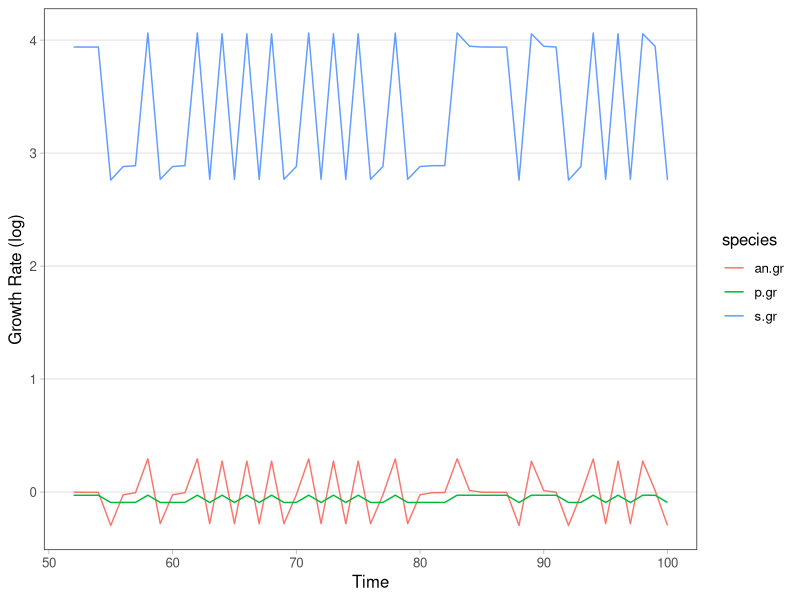
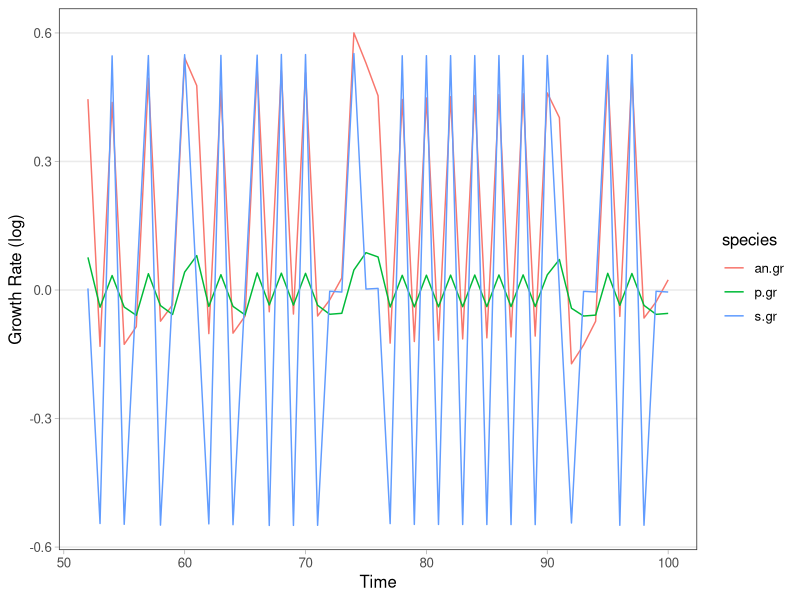

Source code (R) for these figures, in order:
## ---- chunk 1
knitr::opts_chunk$set(echo = TRUE)
library(tidyverse)

## Personal ggplot theme
theme_cw <- function () { 
  theme_bw(base_size=12) %+replace% 
    theme(
      panel.background = element_blank(), 
      plot.background = element_blank(), 
      axis.ticks = element_line(colour = "grey70", size = rel(0.5)),
      panel.grid.minor = element_blank(), 
      panel.grid.major.x = element_blank(),
      legend.background = element_blank(), 
      legend.key = element_blank(),
      strip.background = element_blank(), 
      #  strip.text=element_text(size=12),
      #  axis.text=element_text(size=12),
      complete = TRUE
    )
}
## ---- chunk 2
# main parameters
pars <- read.csv('model_parameters_perennials.csv') %>%
  mutate(seed.surv = NULL)

# adding average values to the parameter df
an.means <- pars %>%
  filter(species == 'an') %>% 
  select(a.an, a.s, a.p, lambda, seed.germ) %>%
  colMeans()
s.means <- pars %>%
  filter(species == 's') %>% 
  select(a.an, a.s, a.p, seed.germ, stem.surv) %>%
  colMeans()
p.means <- pars %>%
  filter(species == 'p') %>%
  select(a.an, a.s, a.p, lambda, stem.surv) %>%
  colMeans()

pars <- pars %>%
  add_row(treatment = 'average', species = 'an', 
          a.an = an.means['a.an'], a.s = an.means['a.s'], a.p = an.means['a.p'],
          lambda = an.means['lambda'], seed.germ = an.means['seed.germ'], 
          stem.surv = NA) %>%
  add_row(treatment = 'average', species = 's', 
          a.an = s.means['a.an'], a.s = s.means['a.s'], a.p = s.means['a.p'],
          lambda = NA, seed.germ = s.means['seed.germ'], 
          stem.surv = s.means['stem.surv']) %>%
  add_row(treatment = 'average', species = 'p', 
          a.an = p.means['a.an'], a.s = p.means['a.s'], a.p = p.means['a.p'],
          lambda = p.means['lambda'], seed.germ = NA, 
          stem.surv = p.means['stem.surv'])

## ---- chunk 3
pop_interactions <- function(N0, param){
  pars.s <- param %>% filter(species == 's')
  pars.p <- param %>% filter(species == 'p')
  pars.an <- param %>% filter(species == 'an')
  
  n.s <- N0$p*pars.p$lambda /
    (1 + pars.p$a.an * pars.an$seed.germ * N0$an +
       pars.p$a.s * pars.s$seed.germ * N0$s +
       pars.p$a.p * N0$p)
  
  n.p <- N0$p * pars.p$stem.surv +
    (N0$s * pars.s$seed.germ * pars.s$stem.surv) /
    (1 + pars.s$a.an * pars.an$seed.germ * N0$an +
       pars.s$a.s * pars.s$seed.germ * N0$s +
       pars.s$a.p * N0$p)
  
  n.an <- N0$an*pars.an$lambda /
    (1+ pars.an$a.an * pars.an$seed.germ * N0$an +
       pars.an$a.s * pars.s$seed.germ * N0$s +
       pars.an$a.p * N0$p)
  
  n.all <- tibble(an = n.an,
                  s = n.s,
                  p = n.p)
  return(n.all)
}

## ---- chunk 4
run_invasion <- function(sp.invader, sp.resident, N0.r, parameters, 
                         vary.lambda = TRUE, vary.alpha = TRUE, 
                         init.time.steps = 50, total.time.steps = 100) {
  
  # two equally probable environmental conditions
  env.draw <- rbinom(total.time.steps, 1, 0.5) 
  env.cond <- if_else(env.draw > 0, 'wet','dry')
  
  
  # populations with resident species not impacted by the invader
  # NOTE: this isn't generic to any invader and resident species names
  n.all <- tibble(an = as.numeric(rep(NA, total.time.steps)),
                  s = as.numeric(rep(NA, total.time.steps)),
                  p = as.numeric(rep(NA, total.time.steps)))
  
  # setting initial populations
  n.all[1,sp.resident] <- N0.r
  n.all[1,sp.invader] <- 0
  
  # name of column(s) for resident species pop when impacted by invading pop
  sp.res.impact <- paste(sp.resident, 'impact', sep = '.')
  # name of column(s) for resident species growth rate
  sp.res.gr <- paste(sp.resident, 'gr', sep = '.')
  # name of column(s) for invader species growth rate
  sp.inv.gr <- paste(sp.invader, 'gr', sep = '.')
  
  # parameters for the average env condition
  p.ave <- parameters %>% filter(treatment == 'average')
  for(t in 1:init.time.steps){
    # parameters for the varying env condition
    p.env <- parameters %>% filter(treatment == env.cond[t])
    
    # setting non-varying parameters to their average
    if(vary.lambda == FALSE){
      p.env$lambda <- p.ave$lambda
    }
    
    # NOTE not sure if this is working yet
    if(vary.alpha == FALSE){
      p.env[,sp.resident] <- p.ave[,sp.resident]
      p.env[,sp.invader] <- p.ave[,sp.invader]
    }
    
    # running one time step with the appropriate environmental parameters
    n.all[t+1,] <- pop_interactions(N0 = n.all[t,], param = p.env)
    
  }
  
  # running the resident and invader for the remaining time steps
  for (t in (init.time.steps+1):(total.time.steps-1)){
    # parameters for the varying env condition
    p.env <- parameters %>% filter(treatment == env.cond[t])
    
    # setting non-varying parameters to their average
    if(vary.lambda == FALSE){
      p.env$lambda <- p.ave$lambda
    }
    
    #NOTE: not sure if this is working yet
    if(vary.alpha == FALSE){
      p.env[,sp.resident] <- p.ave[,sp.resident]
      p.env[,sp.invader] <- p.ave[,sp.invader]
    }
    
    # running invader and resident together
    N0.together <- n.all[t,]
    N0.invader <- 1/length(sp.invader) # NOTE: change later to equilibrium proportion?
    N0.together[sp.invader] <- N0.invader
    # running one time step with the appropriate environmental parameters
    n.res.impact <- pop_interactions(N0 = N0.together, param = p.env)
    
    # saving this output as the invader population and the impacted resident population
    n.all[t+1,sp.invader] <- n.res.impact[sp.invader]
    n.all[t+1,sp.res.impact] <- n.res.impact[sp.resident]
    
    # a version of this with the resident unaffected by the invader
    N0.res.only <- n.all[t,]
    N0.res.only[sp.invader] <- 0
    n.res.only <- pop_interactions(N0 = N0.res.only, param = p.env)
    n.all[t+1,sp.resident] <- n.res.only[sp.resident]
    
    # growth rate of the resident
    n.all[t+1,sp.res.gr] <- n.all[t+1,sp.res.impact]/n.all[t,sp.resident]
    
    # growth rate of the invader
    n.all[t+1,sp.inv.gr] <- n.all[t+1,sp.invader]/N0.invader
    
  }
  
  n.all$time <- 1:total.time.steps
  return(n.all)
  
}

## ---- chunk 5
plot_invasion <- function(df){ # plots actual population sizes
  df.long <- df %>% 
    pivot_longer(cols = !c(time, ends_with('gr')),
                 names_to = 'species', values_to = 'n',
                 values_drop_na = TRUE) %>% 
    mutate(n.log = log(n))

  
  ggplot(df.long, aes(x = time, y = n.log, color = species)) +
    geom_line() +
    theme_cw() +
    xlab('Time') + 
    ylab('Population size (log)')
  
}

plot_gr <- function(df) { # plots population growth rates
  df.long <- df %>% 
    pivot_longer(cols = ends_with('gr'),
                 names_to = 'species', values_to = 'n',
                 values_drop_na = TRUE) %>% 
    mutate(n.log = log(n))
  
  
  ggplot(df.long, aes(x = time, y = n.log, color = species)) +
    geom_line() +
    theme_cw() +
    xlab('Time') + 
    ylab('Growth Rate (log)')
}
## ---- chunk 6
time.warm.up <- 50
time.full <- 100
invade.per.full <-  run_invasion(sp.invader = c('s','p'), sp.resident = 'an', N0.r = 100, 
                         parameters = pars, 
                         vary.lambda = TRUE, vary.alpha = TRUE, 
                         init.time.steps = time.warm.up, total.time.steps = time.full)

#plot_invasion(invade.per.full)
plot_gr(invade.per.full)



invade.an.full <-  run_invasion(sp.invader = 'an', sp.resident = c('s','p'), N0.r = 10, 
                         parameters = pars, 
                         vary.lambda = TRUE, vary.alpha = TRUE, 
                         init.time.steps = time.warm.up, total.time.steps = time.full)

#plot_invasion(invade.an.full)
plot_gr(invade.an.full)

